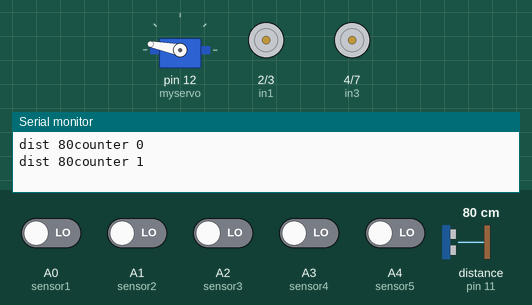
This sketch was run on a simulated Arduino Uno, built with avr-gcc and run on an emulated ATmega328P. Parts: servo, motor-driver pin pairs drawn as motors (green arrow = first pin HIGH = forward, orange = second pin HIGH = backward, longer = more drive, scaled by the enable pin), the last lines printed to the serial monitor. Wiring (inferred from the names in the program): ultrasonic range finder: trigger pin 8; echo pin 11. The inputs (shaded band) are chosen by the test bench; at power-on: A0 (sensor1), A1 (sensor2), A2 (sensor3), A3 (sensor4), A4 (sensor5) LOW, distance to the obstacle (sensor on pin 11) 80 cm. The echo pulse lasts 58.3 µs per cm.

Above: at 6.2 s.
6.3 s: A0 (sensor1) driven HIGH
At 9.2 s:
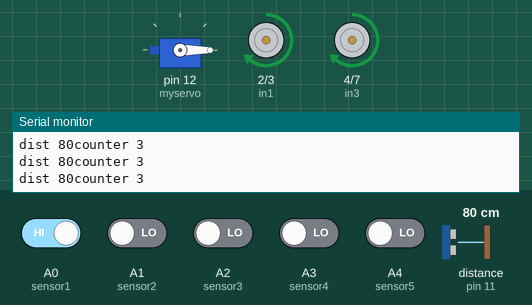
9.3 s: A0 (sensor1) driven LOW
At 9.43 s:
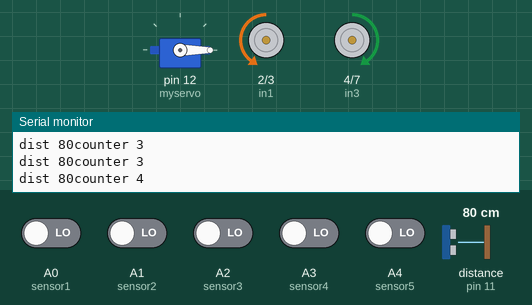
12.3 s: A4 (sensor5) driven HIGH
At 13.0 s:
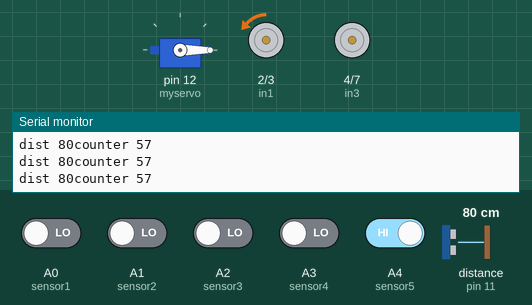
13.8 s: A4 (sensor5) driven LOW
At 14.7 s:
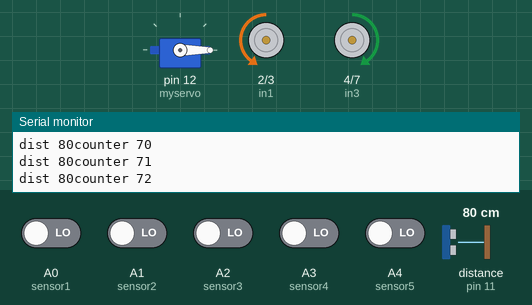
16.8 s: A0 (sensor1) driven HIGH
At 17.5 s:
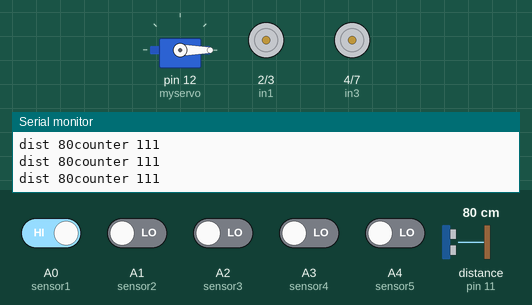
18.3 s: distance to the obstacle (sensor on pin 11) set to 94 cm
19.8 s: distance to the obstacle (sensor on pin 11) set to 104 cm
Timing chart, 0 to 22.8 s (numbered marks = the images above; inputs shaded):
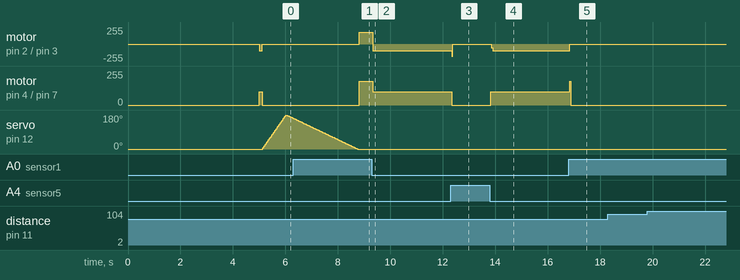

The sketch:

lineFollowingRobot.ino
```cpp
#include <Servo.h>

int counter = 0;  // Add this to declare the counter variable

int sensor1 = A0;
int sensor2 = A1;
int sensor3 = A2;
int sensor4 = A3;
int sensor5 = A4;

int in1 = 2;
int in2 = 3;
int in3 = 4;
int in4 = 7;
int enA = 6;
int enB = 5;

int ultraSonicTrig = 8;
int ultraSonicEcho = 11;

Servo myservo;  // create Servo object to control a servo

int pos = 0;    // variable to store the servo position


void setup() {
  // put your setup code here, to run once:
  Serial.begin(9600);

  myservo.write(0);
  myservo.attach(12);


  // road sensor

  pinMode(sensor1, INPUT);
  pinMode(sensor2, INPUT);
  pinMode(sensor3, INPUT);
  pinMode(sensor4, INPUT);
  pinMode(sensor5, INPUT);

  // motors

  pinMode(enA, OUTPUT);
  pinMode(enB, OUTPUT);

  pinMode(in1, OUTPUT);
  pinMode(in2, OUTPUT);
  pinMode(in3, OUTPUT);
  pinMode(in4, OUTPUT);

  digitalWrite(enA, HIGH);
  digitalWrite(enB, HIGH);

  // ultrasonic

  pinMode(ultraSonicTrig, OUTPUT);
  pinMode(ultraSonicEcho, INPUT);

  delay(5000);

}

void loop() {
  // put your main code here, to run repeatedly


  int s1 = digitalRead(sensor1); // сенсоры на дорогу
  int s2 = digitalRead(sensor2);
  int s3 = digitalRead(sensor3);
  int s4 = digitalRead(sensor4);
  int s5 = digitalRead(sensor5);

  long t, dist;

  digitalWrite(ultraSonicTrig, LOW);
  delayMicroseconds(2);
  digitalWrite(ultraSonicTrig, HIGH);
  delayMicroseconds(10);
  digitalWrite(ultraSonicTrig, LOW);

  t = pulseIn(ultraSonicEcho, HIGH);
  dist = microsecondsToCentimeters(t);

  Serial.print("dist ");
  Serial.print(dist);

  Serial.print("counter ");
  Serial.print(counter);

  //Serial.print("pos ");
  //Serial.print(pos);

  Serial.print("\n");


  if ((dist < 15) && (dist != 0) && (counter < 1 )){
    forward();
    counter += 1;
  }

  //straight

  if ((s1 == 1) && (s2 == 1) && (s3 == 0) && (s4 == 1) && (s5 == 1) && (counter >= 1)) {
    forward();
    delay(10);
   }

//all zero
  if ((s1 == 0) && (s2 == 0) && (s3 == 0) && (s4 == 0) && (s5 == 0) && (counter != 2)){
    forward();
    counter += 1;
    delay(50);
  }

  if ((s1 == 0) && (s2 == 0) && (s3 == 0) && (s4 == 0) && (s5 == 0) && (counter == 7)){
    stop();
  }

  if ((s1 == 0) && (s2 == 0) && (s3 == 0) && (s4 == 0) && (s5 == 0) && (counter == 2)){
    payload();
    counter += 1;
  }

  // turn right

  if (((s2 == 0)||(s1 == 0)) && (s5 == 1) && (counter >= 1)) {
    turnRight();
  }

  if ((s1 == 0) && (s2 == 0) && (s3 == 0) && (s5 == 1) && (counter >= 1)) {
    turnRight();

  }

  // turn left

  if (((s4 == 0)||(s5 == 0)) && (s1 == 1) && (counter >= 1)) {
    turnLeft();

  }

  if ((s1 == 1) && (s3 == 0) && (s4 == 0) && (s5 == 0) && (counter >= 1)) {
    turnLeft();

  }


  if (counter > 7){
    stop();
  }

  // Uncomment for debugging

  /*Serial.print("Sensor 1: ");
  Serial.println(s1);
  Serial.print("Sensor 2: ");
  Serial.println(s2);
  Serial.print("Sensor 3: ");
  Serial.println(s3);
  Serial.print("Sensor 4: ");
  Serial.println(s4);
  Serial.print("Sensor 5: ");
  Serial.println(s5);*/
}


void forward() {
  analogWrite(enA, 100);
  analogWrite(enB, 100);

  digitalWrite(in1, LOW); // Right Motor forward
  digitalWrite(in2, HIGH);  // Right Motor backward
  digitalWrite(in3, HIGH);  // Left Motor backward
  digitalWrite(in4, LOW);   // Left Motor forward
}

void turnRight() {
  analogWrite(enA, 180);
  analogWrite(enB, 180);

  digitalWrite(in1, LOW);  // Right Motor forward
  digitalWrite(in2, HIGH); // Right Motor backward
  digitalWrite(in3, LOW);  // Left Motor backward
  digitalWrite(in4, HIGH); // Left Motor forward
}

void turnLeft() {
  analogWrite(enA, 180);
  analogWrite(enB, 180);

  digitalWrite(in1, HIGH); // Right Motor forward
  digitalWrite(in2, LOW);  // Right Motor backward
  digitalWrite(in3, HIGH); // Left Motor backward
  digitalWrite(in4, LOW);  // Left Motor forward
}

void stop() {
  digitalWrite(in1, LOW); // Right Motor forward
  digitalWrite(in2, LOW); // Right Motor backward
  digitalWrite(in3, LOW); // Left Motor backward
  digitalWrite(in4, LOW); // Left Motor forward
}

void payload() {

  digitalWrite(in1, LOW); // Right Motor forward
  digitalWrite(in2, LOW); // Right Motor backward
  digitalWrite(in3, LOW); // Left Motor backward
  digitalWrite(in4, LOW); // Left Motor forward

  for (pos = 0; pos <= 180; pos += 3) { // goes from 0 degrees to 180 degrees
    // in steps of 1 degree
    myservo.write(pos);              // tell servo to go to position in variable 'pos'
    delay(15);                       // waits 15 ms for the servo to reach the position
  }
  for (pos = 180; pos >= 0; pos -= 1) { // goes from 180 degrees to 0 degrees
    myservo.write(pos);              // tell servo to go to position in variable 'pos'
    delay(15);                       // waits 15 ms for the servo to reach the position
  }
  delay(50);
}

long microsecondsToCentimeters(long microseconds) {
  // The speed of sound is 340 m/s or 29 microseconds per centimeter.
  // The ping travels out and back, so to find the distance of the object we
  // take half of the distance travelled.
  return microseconds / 29 / 2;
}
```

Measured:
- after the input at 6.3 s, motor on pin 2 (in1) / pin 3 (in2), motor on pin 4 (in3) / pin 7 (in4): stopped → forward 180/255 after 2.5 s
- after the input at 9.3 s, motor on pin 2 (in1) / pin 3 (in2): forward 180/255 → backward 100/255 at once; motor on pin 4 (in3) / pin 7 (in4): forward 180/255 → forward 100/255 at once
- after the input at 12.3 s, motor on pin 2 (in1) / pin 3 (in2): backward 100/255 → backward 1/255 at once; motor on pin 4 (in3) / pin 7 (in4): forward 100/255 → stopped at once
- after the input at 13.8 s, motor on pin 2 (in1) / pin 3 (in2): backward 1/255 → backward 100/255 after 0.06 s; motor on pin 4 (in3) / pin 7 (in4): stopped → forward 100/255 at once
- after the input at 16.8 s, motor on pin 2 (in1) / pin 3 (in2): backward 100/255 → stopped after 0.05 s; motor on pin 4 (in3) / pin 7 (in4): forward 100/255 → stopped after 0.05 s
